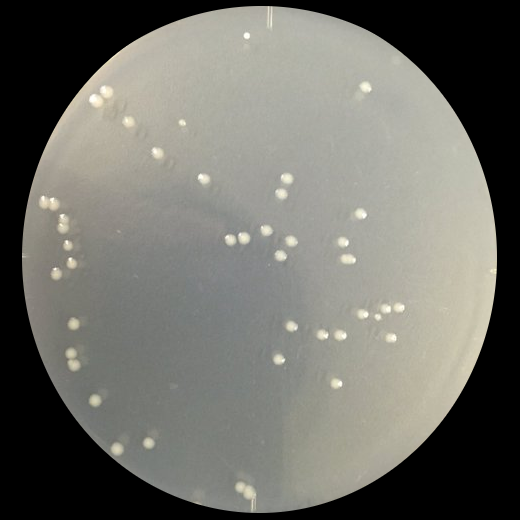
#> input picture Biology/U-Net/img/E.coil.png, 520 x 520 px
$ jupyter execute demonstration.ipynb
#> lines starting #> are read from the running program, lines starting #| are printed output that depends on the picture; after the words box and inside, x2 and y2 are one past the last pixel; in counts of white or black regions, pixels touching at a corner belong together
# Demonstration

[cell 1]
import cv2
import copy
import numpy as np
import matplotlib.pyplot as plt

[cell 2]
img_path = "./img/E.coil.png"

***

[cell 3]
from PIL import Image

[cell 4]
# Visualize image.
Image.open(img_path).resize((250,250))
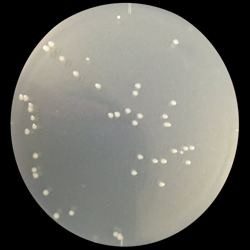
#> Out: PIL image 250x250 RGBA; mean R, G, B, A 112, 111.5, 104.8, 255

***

## Approach 1: threshold
If we use a global value as threshold value, it will be strongly influenced by the shooting environment, so I use <b>different thresholds for different regions of the same image.</b> It gives us better results for images with varying illumination.

### Use `adaptiveThreshold` method.

| params          | role                                                                                 |
|:--------------- |:------------------------------------------------------------------------------------ |
| Adaptive Method | `cv.ADAPTIVE_THRESH_MEAN_C` or `cv.ADAPTIVE_THRESH_GAUSSIAN_C`                       |
| Block Size      | It decides the size of neighbourhood area. (MUST A ODD NUMBER)                       |
| C               | It is just a constant which is subtracted from the mean or weighted mean calculated. |

| Adaptive Method                     | How to calcurate the threshold value.                                                                                             |
| :------------------------------ | :----------------------------------------------------------------------------------------------- |
| `cv.ADAPTIVE_THRESH_MEAN_C`     | threshold value is the mean of neighbourhood area.                                               |
| `cv.ADAPTIVE_THRESH_GAUSSIAN_C` | threshold value is the weighted sum of neighbourhood values where weights are a gaussian window. |

[cell 5]
out_path_format = "./img/E.coil_{}.png"

[cell 6]
img = cv2.imread(img_path)

[cell 7]
gray = cv2.cvtColor(img, cv2.COLOR_BGR2GRAY)

[cell 8]
th = cv2.adaptiveThreshold(gray, 255, cv2.ADAPTIVE_THRESH_GAUSSIAN_C,cv2.THRESH_BINARY, 9, C=2)
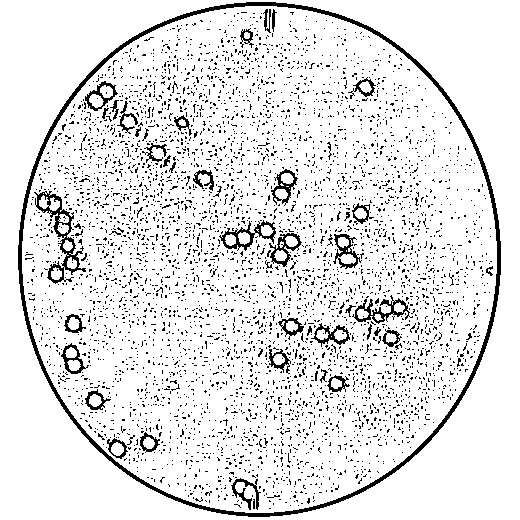
#> th: shape (520, 520); 89.8% white; black in thin lines or dots

[cell 9]
nLabels, labelImage = cv2.connectedComponents(th)
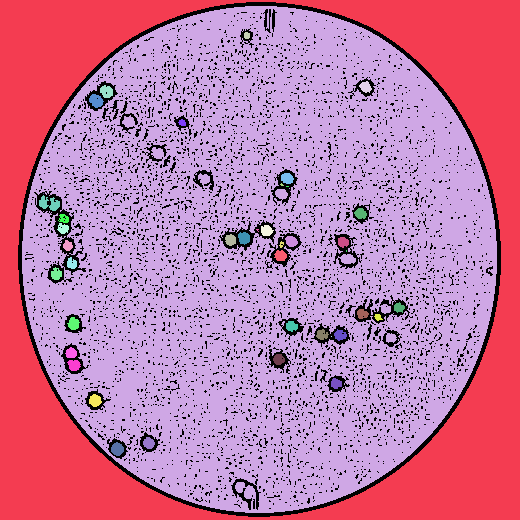
#> labelImage: shape (520, 520) int32; 46 distinct labels, from 0 to 45; one colour per label, 0 black
#> nLabels = 46

[cell 10]
print("N of E.coils: {}".format(nLabels))
#| N of E.coils: 46

[cell 11]
height, width, channels = img.shape
#> height = 520; width = 520; channels = 3

[cell 12]
print("height  : {}".format(height))
#| height  : 520
print("width   : {}".format(width))
#| width   : 520
print("channels: {}".format(channels))
#| channels: 3

[cell 13]
dst = copy.copy(img)

[cell 14]
colors = []
for i in range(nLabels):
    colors.append(np.random.randint(0, 255,3))

[cell 15]
for y in range(height):
    for x in range(width):
        if labelImage[y, x] > 0:
            dst[y, x] = colors[labelImage[y, x]]
        else:
            dst[y, x] = [0, 0, 0]
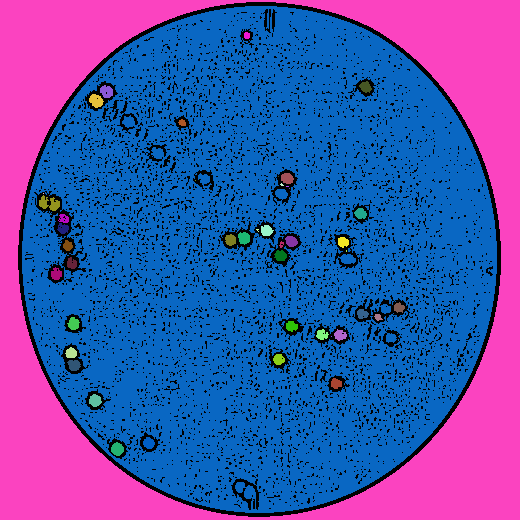
#> dst: shape (520, 520, 3); mean B, G, R 173.2, 83, 76

[cell 16]
cv2.imwrite(out_path_format.format(nLabels), dst)
#> Out = True

[cell 17]
Image.open(out_path_format.format(nLabels)).resize((250,250))
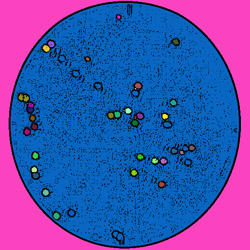
#> Out: PIL image 250x250 RGB; mean R, G, B 76, 83.1, 173.4

***
***

## Approach 2: K-means
Apply image segmentation by K-means to distinguish the E.coil's region or not.
1. Examine E.coil's color(BGR) in the image (I used "Digital Color Meter.").
2. Apply K-means segmentation to the image.
3. Change the cluster's color closest to the E.colis' to white, and the others' to black.
4. Distinguish E.coils or not.

[cell 18]
import numpy as np
import cv2
from sklearn.cluster import KMeans

[cell 19]
K = 15

[cell 20]
out_path_format = "./img/E.coil_{}-means.png".format(K)

[cell 21]
img = cv2.imread(img_path)

[cell 22]
img_shape = img.shape
#> img_shape = (520, 520, 3)

[cell 23]
x = img.reshape(-1, 3).astype(float)

[cell 24]
model = KMeans(n_clusters = K)

[cell 25]
model.fit(x)

[cell 26]
cls = model.predict(x)

[cell 27]
for k in range(K):
    x[cls == k] = np.average(x[cls == k], axis = 0)

[cell 28]
seg_img = x.astype(int).reshape(img_shape)

[cell 29]
cv2.imwrite(out_path_format, seg_img)
#> Out = True

[cell 30]
Image.open(out_path_format).resize((250,250))

***

### Change to binary image

[cell 31]
out_path_format = "./img/E.coil_{}-means_binary.png".format(K)

[cell 32]
R,G,B = (222,219,203) # Digital Color Meter

[cell 33]
BGR = [B,G,R]

[cell 34]
mu_colors = np.array([]).reshape(-1,3)
for k in range(K):
    mu_colors = np.vstack([mu_colors, np.average(x[cls == k], axis = 0)])
#> this loop made 15 passes
#> mu_colors on passes 1 to 2: [[0.0484, 0.0519, 0.0528]], [[0.0484, 0.0519, 0.0528], [146.6, 156.2, 157.6]]
#> after the loop, mu_colors = 15 rows, first 8: [0.0484, 0.0519, 0.0528], [146.6, 156.2, 157.6], [132.6, 136.9, 136.3], [170.4, 184.1, 186.5], [112.8, 117.9, 116.2], [186.2, 207, 212.3], [159.9, 170.7, 172], [138.3, 146, 146.8]

[cell 35]
k_e = np.argmin(np.sum(abs((mu_colors - BGR) * 2), axis=1))
#> k_e = 5

[cell 36]
for k in range(K):
    if k == k_e:
        x[cls == k] = [255,255,255]
    else:
        x[cls == k] = [0,0,0]

[cell 37]
bi_img = x.astype(int).reshape(img_shape)
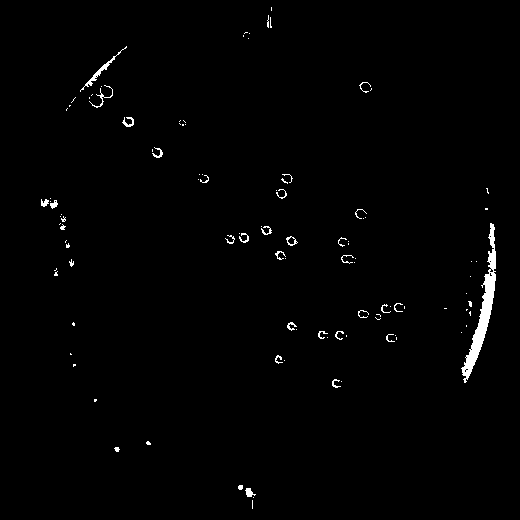
#> bi_img: shape (520, 520, 3) int64; 1.1% white; 107 white regions (75 under 20 px), largest, box (x1, y1, x2, y2) and area: (461, 223, 496, 383) 1349, (80, 46, 127, 92) 178, (89, 85, 113, 108) 78

[cell 38]
type(bi_img)

[cell 39]
cv2.imwrite("img/{}-means-tmp-E.coil.png".format(K), bi_img)
#> Out = True

[cell 40]
Image.open("img/{}-means-tmp-E.coil.png".format(K)).resize((250,250))
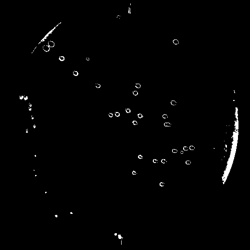
#> Out: PIL image 250x250 RGB; min 0, max 255, mean 2.8

[cell 41]
bi_img.shape
#> Out = (520, 520, 3)

****

### Paint

[cell 42]
bi_img = cv2.imread("img/{}-means-tmp-E.coil.png".format(K))

[cell 43]
gray = cv2.cvtColor(bi_img, cv2.COLOR_BGR2GRAY)

[cell 44]
nLabels, labelImage = cv2.connectedComponents(gray)
#> labelImage: shape (520, 520) int32; 108 distinct labels, from 0 to 107
#> nLabels = 108

[cell 45]
nLabels
#> Out = 108

[cell 46]
dst = copy.copy(img)

[cell 47]
colors = []
for i in range(nLabels):
    colors.append(np.random.randint(0, 255,3))

[cell 48]
for y in range(height):
    for x in range(width):
        if labelImage[y, x] > 0:
            dst[y, x] = colors[labelImage[y, x]]
        else:
            dst[y, x] = [0, 0, 0]

[cell 49]
cv2.imwrite("d.png", dst)
#> Out = True

[cell 50]
Image.open("d.png").resize((250,250))
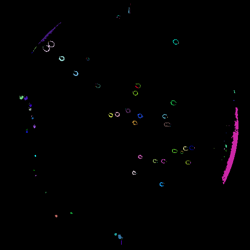
#> Out: PIL image 250x250 RGB; mean R, G, B 1.7, 1, 1.7
